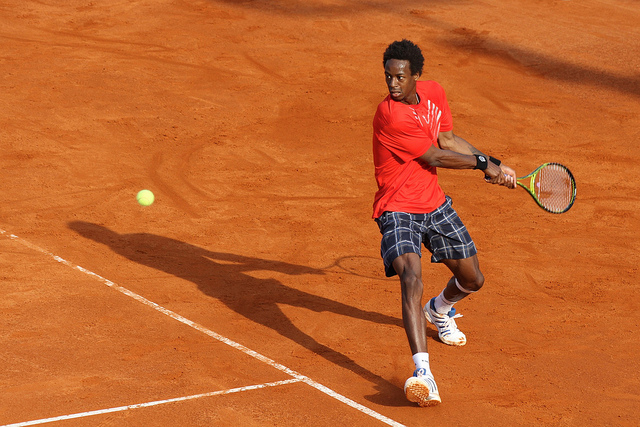
#> input picture quantization_dataset/000000000057.jpg, 640 x 427 px; its folder holds only this picture in this run
$ python -i gmc.py   (imports and definitions only)
#> lines starting #> are read from the running program, lines starting #| are printed output that depends on the picture
#> further down, picture is the input picture: shape (427, 640, 3); mean B, G, R 44.7, 100, 192.9
# Ultralytics YOLO 🚀, AGPL-3.0 license

import copy

import cv2
import numpy as np

from ultralytics.utils import LOGGER


class GMC:
    """
    Generalized Motion Compensation (GMC) class for tracking and object detection in video frames.

    This class provides methods for tracking and detecting objects based on several tracking algorithms including ORB,
    SIFT, ECC, and Sparse Optical Flow. It also supports downscaling of frames for computational efficiency.

    Attributes:
        method (str): The method used for tracking. Options include 'orb', 'sift', 'ecc', 'sparseOptFlow', 'none'.
        downscale (int): Factor by which to downscale the frames for processing.
        prevFrame (np.ndarray): Stores the previous frame for tracking.
        prevKeyPoints (List): Stores the keypoints from the previous frame.
        prevDescriptors (np.ndarray): Stores the descriptors from the previous frame.
        initializedFirstFrame (bool): Flag to indicate if the first frame has been processed.

    Methods:
        __init__: Initializes a GMC object with the specified method and downscale factor.
        apply: Applies the chosen method to a raw frame and optionally uses provided detections.
        applyEcc: Applies the ECC algorithm to a raw frame.
        applyFeatures: Applies feature-based methods like ORB or SIFT to a raw frame.
        applySparseOptFlow: Applies the Sparse Optical Flow method to a raw frame.
        reset_params: Resets the internal parameters of the GMC object.

    Examples:
        Create a GMC object and apply it to a frame
        >>> gmc = GMC(method="sparseOptFlow", downscale=2)
        >>> frame = np.array([[1, 2, 3], [4, 5, 6]])
        >>> processed_frame = gmc.apply(frame)
        >>> print(processed_frame)
        array([[1, 2, 3],
               [4, 5, 6]])
    """

    def __init__(self, method: str = "sparseOptFlow", downscale: int = 2) -> None:
        """
        Initialize a Generalized Motion Compensation (GMC) object with tracking method and downscale factor.

        Args:
            method (str): The method used for tracking. Options include 'orb', 'sift', 'ecc', 'sparseOptFlow', 'none'.
            downscale (int): Downscale factor for processing frames.

        Examples:
            Initialize a GMC object with the 'sparseOptFlow' method and a downscale factor of 2
            >>> gmc = GMC(method="sparseOptFlow", downscale=2)
        """
        super().__init__()

        self.method = method
        self.downscale = max(1, downscale)

        if self.method == "orb":
            self.detector = cv2.FastFeatureDetector_create(20)
            self.extractor = cv2.ORB_create()
            self.matcher = cv2.BFMatcher(cv2.NORM_HAMMING)

        elif self.method == "sift":
            self.detector = cv2.SIFT_create(
                nOctaveLayers=3, contrastThreshold=0.02, edgeThreshold=20
            )
            self.extractor = cv2.SIFT_create(
                nOctaveLayers=3, contrastThreshold=0.02, edgeThreshold=20
            )
            self.matcher = cv2.BFMatcher(cv2.NORM_L2)

        elif self.method == "ecc":
            number_of_iterations = 5000
            termination_eps = 1e-6
            self.warp_mode = cv2.MOTION_EUCLIDEAN
            self.criteria = (
                cv2.TERM_CRITERIA_EPS | cv2.TERM_CRITERIA_COUNT,
                number_of_iterations,
                termination_eps,
            )

        elif self.method == "sparseOptFlow":
            self.feature_params = dict(
                maxCorners=1000,
                qualityLevel=0.01,
                minDistance=1,
                blockSize=3,
                useHarrisDetector=False,
                k=0.04,
            )

        elif self.method in {"none", "None", None}:
            self.method = None
        else:
            raise ValueError(f"Error: Unknown GMC method:{method}")

        self.prevFrame = None
        self.prevKeyPoints = None
        self.prevDescriptors = None
        self.initializedFirstFrame = False

    def apply(self, raw_frame: np.array, detections: list = None) -> np.array:
        """
        Apply object detection on a raw frame using the specified method.

        Args:
            raw_frame (np.ndarray): The raw frame to be processed, with shape (H, W, C).
            detections (List | None): List of detections to be used in the processing.

        Returns:
            (np.ndarray): Processed frame with applied object detection.

        Examples:
            >>> gmc = GMC(method="sparseOptFlow")
            >>> raw_frame = np.random.rand(480, 640, 3)
            >>> processed_frame = gmc.apply(raw_frame)
            >>> print(processed_frame.shape)
            (480, 640, 3)
        """
        if self.method in {"orb", "sift"}:
            return self.applyFeatures(raw_frame, detections)
        elif self.method == "ecc":
            return self.applyEcc(raw_frame)
        elif self.method == "sparseOptFlow":
            return self.applySparseOptFlow(raw_frame)
        else:
            return np.eye(2, 3)

    # [196 lines left out: functions applyEcc, applyFeatures, not called in this run]

    def applySparseOptFlow(self, raw_frame: np.array) -> np.array:
        """
        Apply Sparse Optical Flow method to a raw frame.

        Args:
            raw_frame (np.ndarray): The raw frame to be processed, with shape (H, W, C).

        Returns:
            (np.ndarray): Processed frame with shape (2, 3).

        Examples:
            >>> gmc = GMC()
            >>> result = gmc.applySparseOptFlow(np.array([[[1, 2, 3], [4, 5, 6]], [[7, 8, 9], [10, 11, 12]]]))
            >>> print(result)
            [[1. 0. 0.]
             [0. 1. 0.]]
        """
        height, width, _ = raw_frame.shape
#> height = 427; width = 640
        frame = cv2.cvtColor(raw_frame, cv2.COLOR_BGR2GRAY)
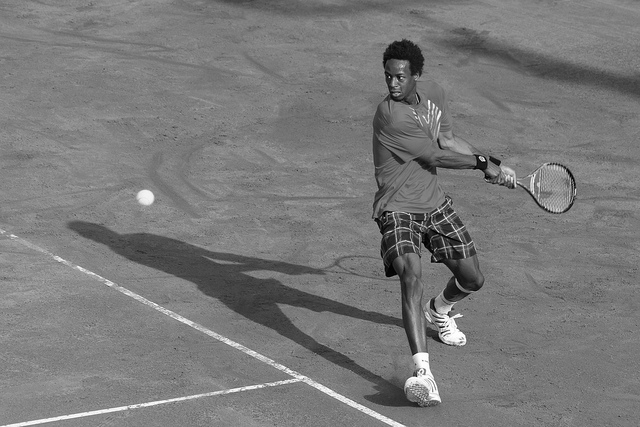
#> frame: shape (427, 640); min 0, max 255, mean 121.5
        H = np.eye(2, 3)

        # Downscale image
        if self.downscale > 1.0:
            frame = cv2.resize(
                frame, (width // self.downscale, height // self.downscale)
            )
#> frame: shape (213, 320)

        # Find the keypoints
        keypoints = cv2.goodFeaturesToTrack(frame, mask=None, **self.feature_params)
#> keypoints = 618 rows, first 8: [224, 157], [240, 79], [207, 186], [219, 199], [197, 39], [228, 159], [226, 159], [213, 176]

        # Handle first frame
        if not self.initializedFirstFrame or self.prevKeyPoints is None:
            self.prevFrame = frame.copy()
            self.prevKeyPoints = copy.copy(keypoints)
#> self.prevKeyPoints has the same summary as keypoints
            self.initializedFirstFrame = True
            return H

        # Find correspondences
        matchedKeypoints, status, _ = cv2.calcOpticalFlowPyrLK(
            self.prevFrame, frame, self.prevKeyPoints, None
        )

        # Leave good correspondences only
        prevPoints = []
        currPoints = []

        for i in range(len(status)):
            if status[i]:
                prevPoints.append(self.prevKeyPoints[i])
                currPoints.append(matchedKeypoints[i])

        prevPoints = np.array(prevPoints)
        currPoints = np.array(currPoints)

        # Find rigid matrix
        if (prevPoints.shape[0] > 4) and (prevPoints.shape[0] == prevPoints.shape[0]):
            H, _ = cv2.estimateAffinePartial2D(prevPoints, currPoints, cv2.RANSAC)

            if self.downscale > 1.0:
                H[0, 2] *= self.downscale
                H[1, 2] *= self.downscale
        else:
            LOGGER.warning("WARNING: not enough matching points")

        self.prevFrame = frame.copy()
        self.prevKeyPoints = copy.copy(keypoints)

        return H

    # [6 lines left out: function reset_params, not called in this run]

>>> import cv2
>>> picture = cv2.imread('../../../quantization_dataset/000000000057.jpg')
>>> result = GMC().apply(picture)
#> result = [[1, 0, 0], [0, 1, 0]]

$ run again, on quantization_dataset/000000000069.jpg
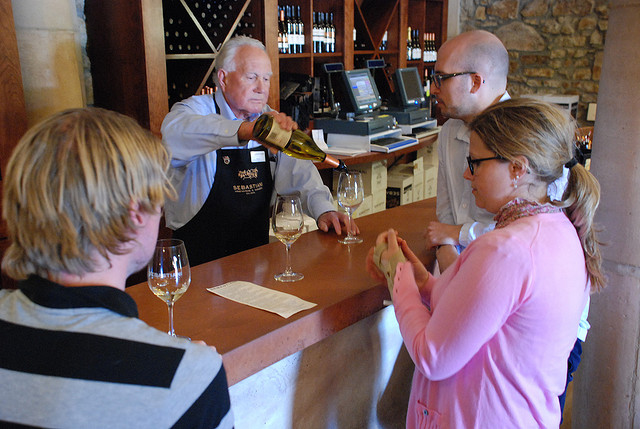
#> input picture quantization_dataset/000000000069.jpg, 640 x 429 px
#> picture is the input picture: shape (429, 640, 3); mean B, G, R 98.1, 95.8, 115.6
#> in applySparseOptFlow, `frame = cv2.cvtColor(raw_frame, cv2.COLOR_BGR2GRAY)`:
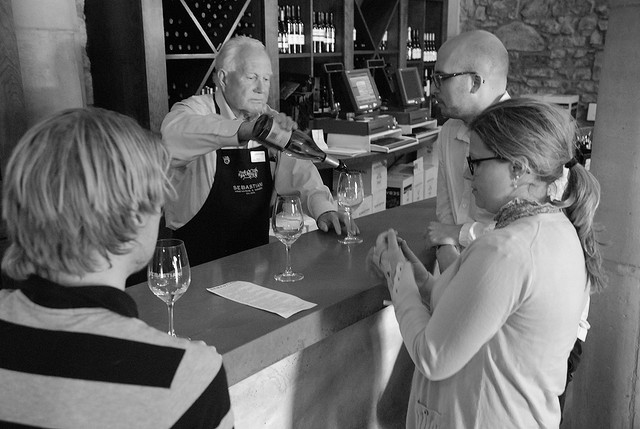
#> frame: shape (429, 640); min 0, max 255, mean 102
#> in applySparseOptFlow, `frame = cv2.resize( frame, (width // self.downscale, height // self.do..`:
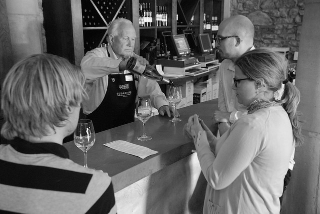
#> frame: shape (214, 320); min 2, max 254, mean 101.8
#> keypoints = 1000 rows, first 8: [126, 76], [145, 22], [149, 23], [156, 65], [147, 22], [126, 80], [168, 81], [144, 16]
#> self.prevKeyPoints has the same summary as keypoints
#> result = [[1, 0, 0], [0, 1, 0]]

$ run again, on quantization_dataset/000000000080.jpg
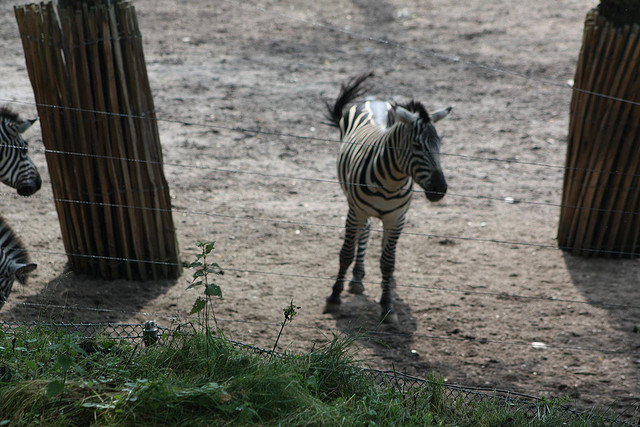
#> input picture quantization_dataset/000000000080.jpg, 640 x 427 px
#> picture is the input picture: shape (427, 640, 3); mean B, G, R 92.4, 99.7, 100.2
#> in applySparseOptFlow, `frame = cv2.resize( frame, (width // self.downscale, height // self.do..`:
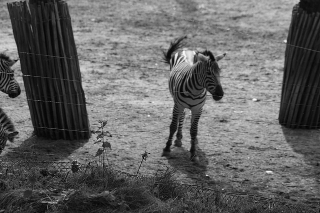
#> frame: shape (213, 320); min 2, max 249, mean 98.9
#> keypoints = 1000 rows, first 8: [285, 41], [208, 57], [17, 132], [18, 60], [207, 92], [7, 140], [111, 136], [206, 175]
#> self.prevKeyPoints has the same summary as keypoints
#> result = [[1, 0, 0], [0, 1, 0]]

$ run again, on quantization_dataset/000000000090.jpg
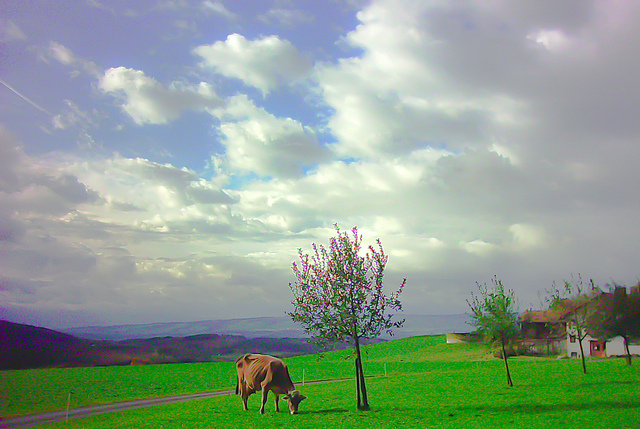
#> input picture quantization_dataset/000000000090.jpg, 640 x 429 px
#> picture is the input picture: shape (429, 640, 3); mean B, G, R 145.7, 160.4, 141.5
#> in applySparseOptFlow, `frame = cv2.cvtColor(raw_frame, cv2.COLOR_BGR2GRAY)`:
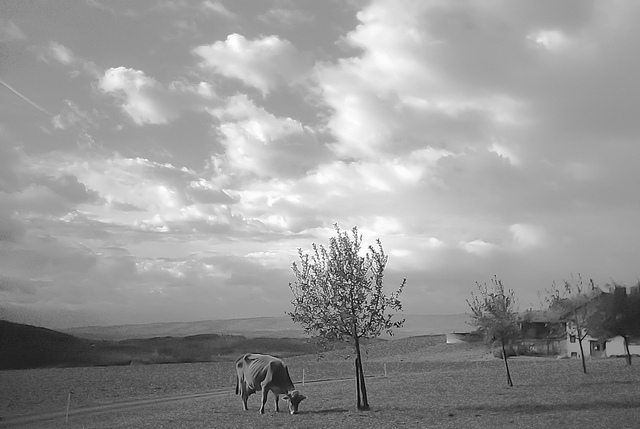
#> frame: shape (429, 640); min 1, max 255, mean 153.1
#> keypoints = 817 rows, first 8: [181, 129], [155, 131], [166, 119], [190, 125], [179, 127], [188, 125], [153, 127], [184, 123]
#> self.prevKeyPoints has the same summary as keypoints
#> result = [[1, 0, 0], [0, 1, 0]]
